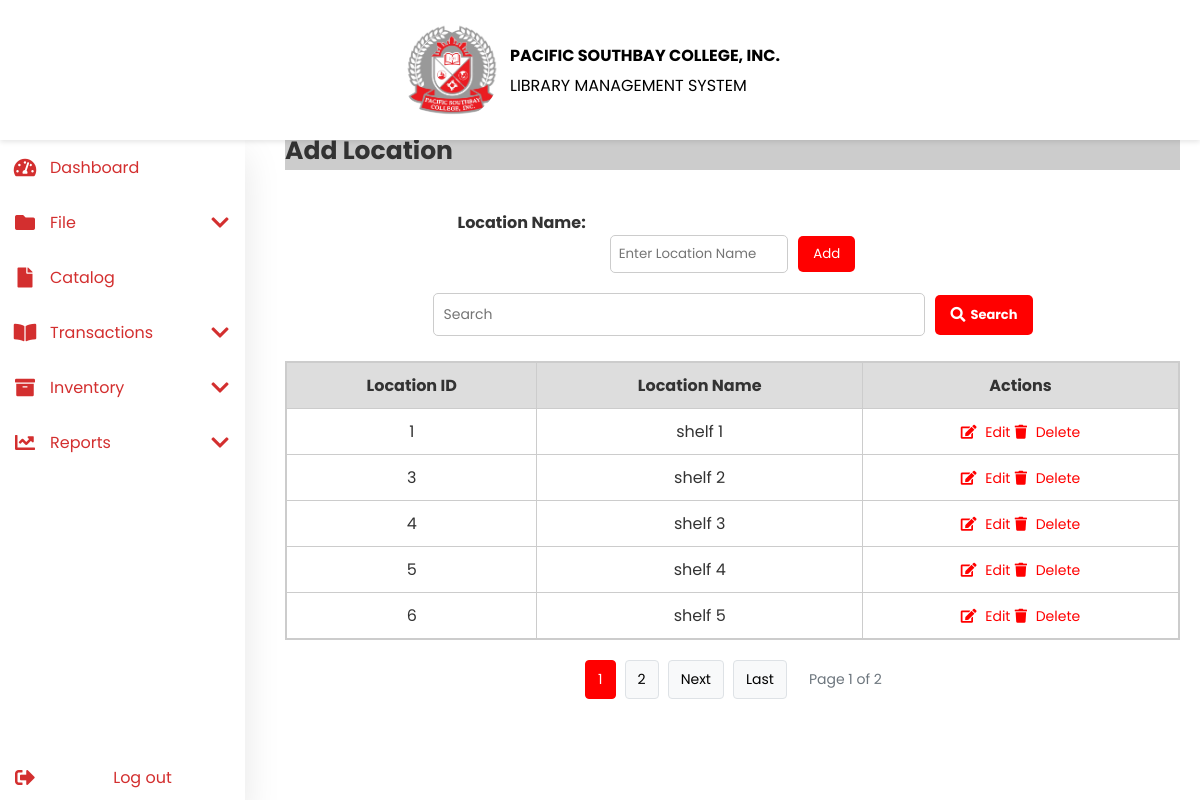
The page /location.php on the database its author committed.
### tables this page shows
CREATE TABLE `location` (
  `LocationID` int(11) NOT NULL,
  `LocationName` varchar(50) NOT NULL
);

### location.php (the view, shortened to what this page needs)
<?php
include 'header.php';
include 'navbar.php';
include 'db.php';
$edit_mode = false;
$records_per_page = 5;
$page = isset($_GET['page']) ? (int)$_GET['page'] : 1;
$offset = ($page - 1) * $records_per_page;
$search = "";
$search_condition = "";
$total_query = "SELECT COUNT(*) as total FROM location";
$params = [];
if (!empty($search_condition)) {
    $stmt = $conn->prepare($total_query);
    $stmt->bind_param(str_repeat('s', count($params)), ...$params);
    $stmt->execute();
    $result_total = $stmt->get_result();
    $total_records = $result_total->fetch_assoc()['total'];
    $stmt->close();
} else {
    $result_total = $conn->query($total_query);
    $total_records = $result_total->fetch_assoc()['total'];
}
$total_pages = ceil($total_records / $records_per_page);
if (!empty($search_condition)) {
    $stmt = $conn->prepare("SELECT * FROM location $search_condition LIMIT ?, ?");
    $stmt->bind_param(str_repeat('s', count($params)) . "ii", ...[...$params, $offset, $records_per_page]);
} else {
    $stmt = $conn->prepare("SELECT * FROM location LIMIT ?, ?");
    $stmt->bind_param("ii", $offset, $records_per_page);
}
$stmt->execute();
$result = $stmt->get_result();
?>
<main class="content">
    <div class="author-container">
        <h2><?= $edit_mode ? 'Edit Location' : 'Add Location' ?></h2>
        <div class="form-container">
            <form action="location.php" method="POST">
                <label>Location Name:</label>
                <div class="input-button-container">
                    <input type="text" name="location_name" class="last-name-input"
                           placeholder="Enter Location Name"
                           value="<?= $edit_mode ? htmlspecialchars($edit_location['LocationName']) : '' ?>" required>
                    <?php if ($edit_mode): ?>
                        <button type="submit" name="update_location" class="add-btn">Update</button>
                        <a href="category.php" class="cancel-btn">Cancel</a>
                    <?php else: ?>
                        <button type="submit" name="add_location" class="add-btn">Add</button>
                    <?php endif; ?>
                </div>
            </form>
        </div>
        <form action="location.php" method="POST">
            <div class="search-container">
                <input type="text" class="search-input" name="search_query" placeholder="Search" value="<?= htmlspecialchars($search) ?>">
                <button type="submit" class="search-btn"><i class="fas fa-search"></i> Search</button>
            </div>
        </form>
        <div class="table-container">
            <table>
                <thead>
                    <tr>
                        <th>Location ID</th>
                        <th>Location Name</th>
                        <th>Actions</th>
                    </tr>
                </thead>
                <tbody>
                    <?php
                    if ($result->num_rows > 0) {
                        while ($row = $result->fetch_assoc()) {
                            echo "<tr>";
                            echo "<td>" . $row['LocationID'] . "</td>";
                            echo "<td>" . htmlspecialchars($row['LocationName']) . "</td>";
                            echo "<td>
                                    <a href='location.php?edit=" . $row['LocationID'] . "' class='edit'><i class='fas fa-edit'></i> Edit</a>
                                    <a href='location.php?delete=" . $row['LocationID'] . "' class='delete' onclick=\"return confirm('Are you sure you want to delete this location?');\"><i class='fas fa-trash'></i> Delete</a>
                                </td>";
                            echo "</tr>";
                        }
                    } else {
                        echo "<tr><td colspan='3'>No locations found.</td></tr>";
                    }
                    ?>
                </tbody>
            </table>
        </div>
        <?php if ($total_records > $records_per_page): ?>
            <div class="pagination">
                <?php
                $start_page = max(1, $page - 2);
                $end_page = min($total_pages, $page + 2);
                for ($i = $start_page; $i <= $end_page; $i++):
                    $active = ($i == $page) ? ' active' : '';
                ?>
                    <a href="location.php?page=<?= $i ?><?= !empty($search) ? '&search=' . urlencode($search) : '' ?>" class="pagination-link<?= $active ?>"><?= $i ?></a>
                <?php endfor; ?>
                <?php if ($page < $total_pages): ?>
                    <a href="location.php?page=<?= $page + 1 ?><?= !empty($search) ? '&search=' . urlencode($search) : '' ?>" class="pagination-link">Next</a>
                    <a href="location.php?page=<?= $total_pages ?><?= !empty($search) ? '&search=' . urlencode($search) : '' ?>" class="pagination-link">Last</a>
                <?php endif; ?>
                <div class="page-info">Page <?= $page ?> of <?= $total_pages ?></div>
            </div>
        <?php endif; ?>
    </div>
</main>
<link rel="stylesheet" href="css\author.css">

### css/header.css (style rules this page uses)
* { margin: 0; padding: 0; outline: none; border: none; text-decoration: none; box-sizing: border-box; font-family: "Poppins", sans-serif; }
body { background-image: url("./image/st-michael.jpg"); background-repeat: no-repeat; background-position: center; background-size: cover; color: #333; }
::marker { content: ""; unicode-bidi: isolate; font-variant-numeric: tabular-nums; text-transform: none; text-indent: 0px !important; text-align: start !important; text-align-last: start !important; }
.content { margin-top: 160px; margin-left: 265px; padding: 20px; }

### css/navbar.css (style rules this page uses)
* { margin: 0; padding: 0; outline: none; border: none; text-decoration: none; box-sizing: border-box; font-family: "Poppins", sans-serif; }

### css/author.css (style rules this page uses)
.content { margin-top: 3%; }
h2 { background-color: #ccc; font-size: 25px; font-weight:bold; }
.form-container, form { display: flex; flex-direction: column; align-items: center; justify-content: center; width: 50%; margin: 0 auto; padding: 20px; background: white; border-radius: 5px; }
label { width: 550px; text-align: left; font-weight: bold; }
input { flex-grow: 1; padding: 8px; border: 1px solid #ccc; border-radius: 5px; width: 150%; align-items: center; }
.input-button-container { display: flex; align-items: center; width: 150%; gap: 10px; }
.last-name-input { flex-grow: 1; padding: 8px; border: 1px solid #ccc; border-radius: 5px; width: 60%; box-sizing: border-box; }
.add-btn { background-color: red; color: white; padding: 8px 15px; border: none; border-radius: 5px; cursor: pointer; white-space: nowrap; }
.search-container { display: flex; align-items: center; width: 600px; margin-top: -40px; }
.search-input { flex: 1; padding: 10px; border: 1px solid #ccc; border-radius: 5px; box-sizing: border-box; font-size: 14px; }
.search-btn { background-color: red; color: white; border: none; padding: 10px 15px; border-radius: 5px; cursor: pointer; font-weight: bold; display: flex; align-items: center; gap: 5px; margin-left: 10px; font-size: 13px; }
.search-btn i { font-size: 15px; }
table { width: 100%; border-collapse: collapse; }
.table-container { border: 1px solid #ccc; margin-top: 5px; overflow: visible; }
.table-container table { width: 100%; border-collapse: collapse; }
.table-container th, .table-container td { padding: 10px; border: 1px solid #ccc; text-align: center; }
.table-container thead th { position: sticky; top: 0; background-color: #ddd; z-index: 1; }
table thead th { position: sticky; top: 0; background: #ddd; z-index: 1; }
th, td { padding: 10px; border: 1px solid #ccc; text-align: center; }
th { background-color: #ddd; }
.edit, .delete { background: none; border: none; color: red; cursor: pointer; font-size: 14px; }
.edit i { color: red; margin-right: 5px; }
.delete i { color: red; margin-right: 5px; }
.pagination { display: flex; justify-content: center; align-items: center; margin-top: 20px; flex-wrap: wrap; gap: 5px; }
.pagination-link { display: inline-block; padding: 8px 12px; margin: 0 2px; background-color: #f8f9fa; color: black; text-decoration: none; border: 1px solid #dee2e6; border-radius: 4px; transition: all 0.3s ease; font-size: 14px; }
.pagination-link.active { background-color: red; color: white; border-color: red; }
.page-info { margin-left: 15px; color: #6c757d; font-size: 14px; }

### rows shown on the page
location: LocationID "1", LocationName "shelf 1"
location: LocationID "3", LocationName "shelf 2"
location: LocationID "4", LocationName "shelf 3"
location: LocationID "5", LocationName "shelf 4"
location: LocationID "6", LocationName "shelf 5"

### other values the page prints
$page "1"
$total_pages "2"
